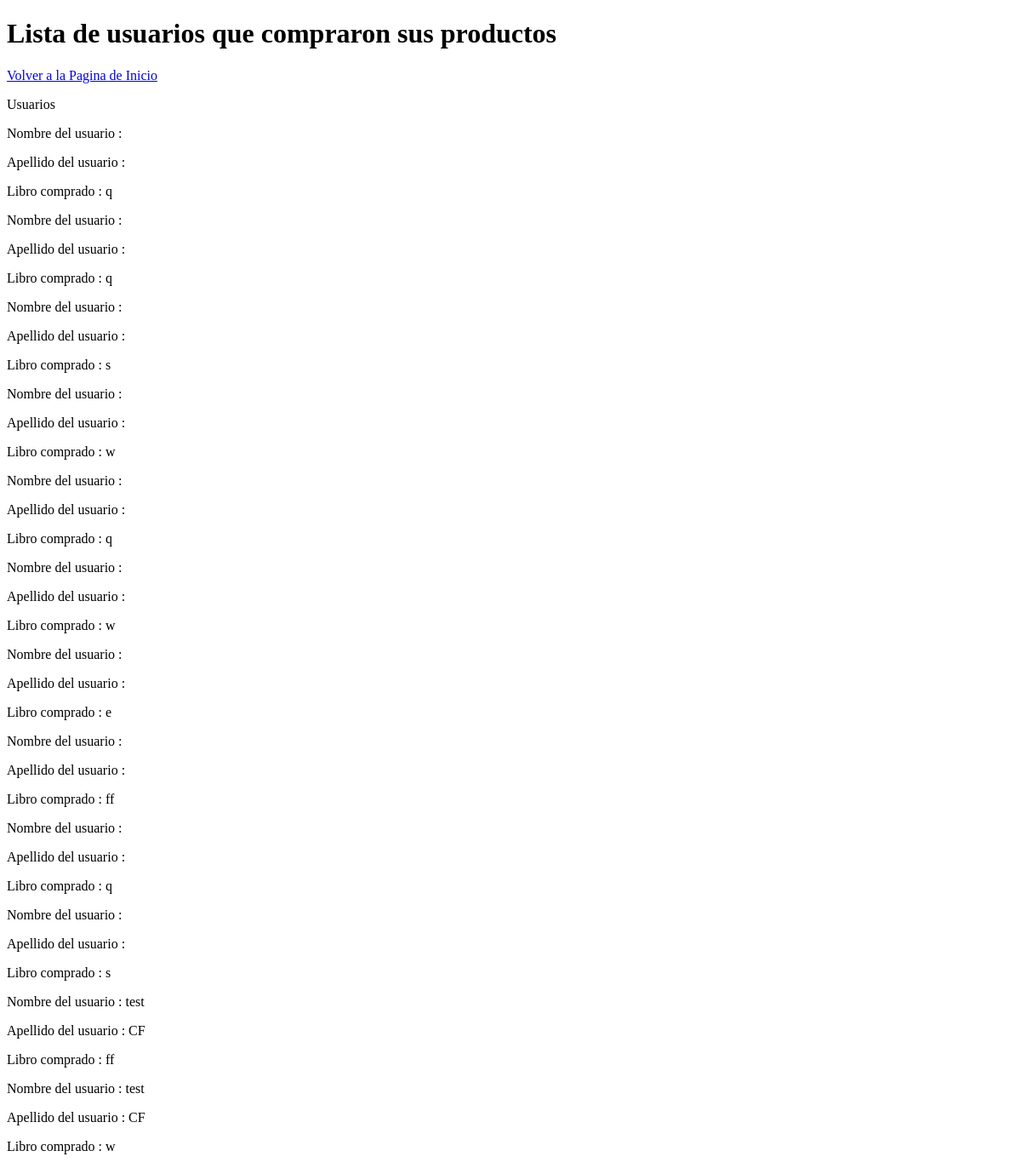
The app's page /VistaCompradores (signed in), older data.
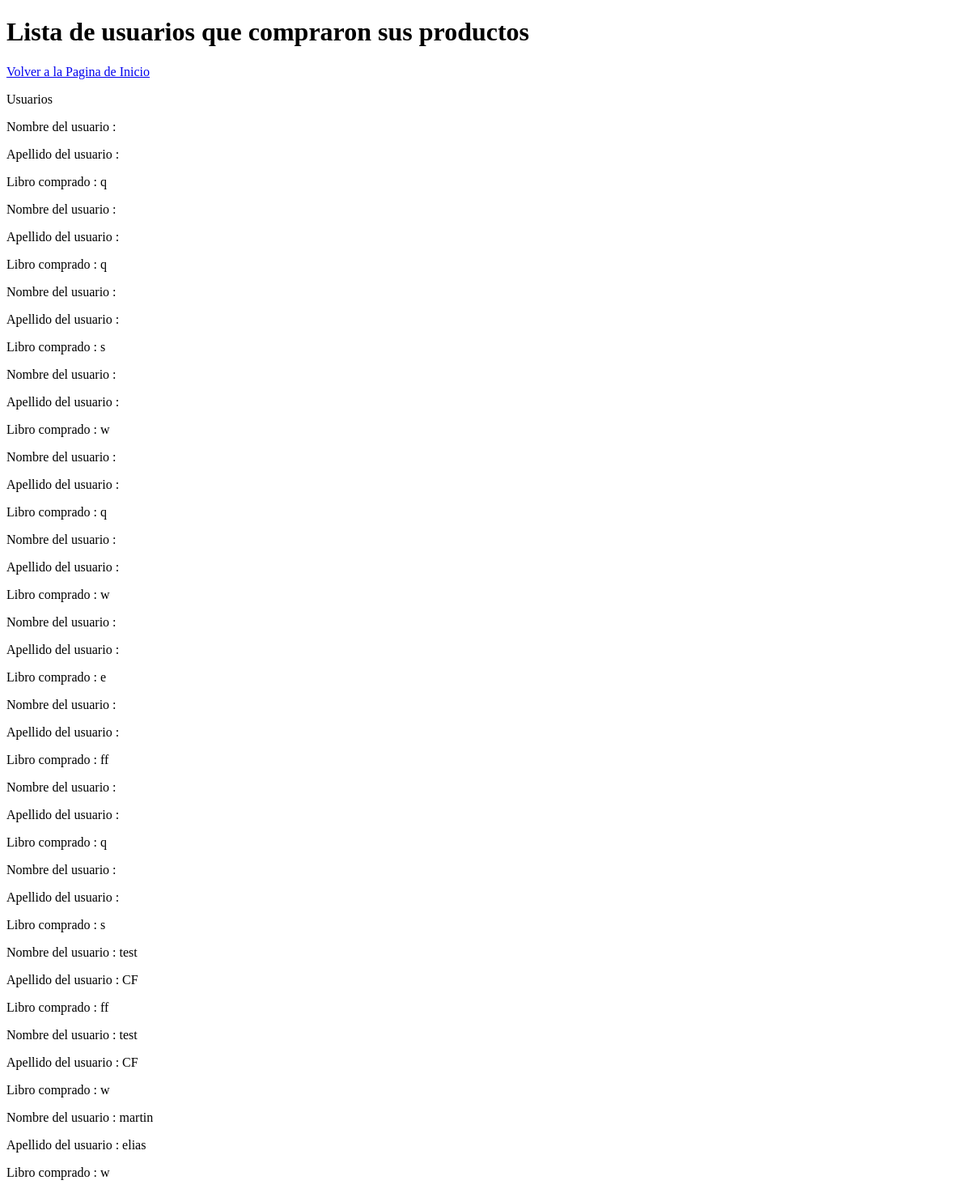
The same page, newer data.
### homePage/models.py (models this page shows, shortened)
class Compradores(models.Model):
		libro = models.ForeignKey(infoLibro, on_delete=models.SET_NULL,null=True)
		manualidad = models.ForeignKey(contenidoManualidad, on_delete=models.SET_NULL,null=True)
		usuarioDuenio=models.ForeignKey (infousuario,on_delete=models.SET_NULL, null=True,related_name='usuarioDuenio')
		usuarioComprador=models.ForeignKey (infousuario,on_delete=models.SET_NULL, null=True,related_name='usuarioComprador')

class infoLibro(models.Model):
	user=models.ForeignKey(User,on_delete=models.SET_NULL, null=True)
	archivo=models.FileField(upload_to='contenido/books/', validators=[validate_file_extension],default='contenido/books/default.pdf')
	genero= models.ForeignKey(GeneroLiterario, on_delete=models.SET_NULL, null=True)
	Titulo= models.CharField(max_length=50)
	Descripcion=models.TextField(max_length=2000)
	ISBN= models.IntegerField()
	PrecioLibro= models.IntegerField(default=0)
	CantidadPaginas=models.IntegerField()
	Idioma=models.CharField(max_length=15)
	imagen=models.ImageField(upload_to='images/books/covers/',default='images/books/covers/default.jpg', null=True,blank=True )

class infousuario(models.Model):
	balance= models.IntegerField(default=0)
	user= models.OneToOneField (User,on_delete=models.CASCADE)
	aficiones= models.ForeignKey(competencias,on_delete=models.CASCADE,null=True)
	es_CreadorDeContenido= models.BooleanField(default=False)
	profile_img=models.ImageField(upload_to='images/profile/',default='images/profile/perfilb.jpg',null=False,blank=False)
	es_Colaborador= models.BooleanField(default=False)

### homePage/views.py (the view)
# urls.py: url(r'^VistaCompradores$', views.compradores_view, name='ver compradores'),
@login_required(login_url='/')
def compradores_view(request):
	usuario= infousuario.objects.get(user = request.user)
	usuariosCompradores=[]
	usuariosCompraManu=[]
	compradxres=Compradores.objects.filter(usuarioDuenio=infousuario.objects.get(user = request.user))
	for item in compradxres:
		if( item.usuarioComprador is not None and item.libro is not None ):#Si es un libro
			usuariosCompradores.append(item)
		if( item.usuarioComprador is not None and item.manualidad is not None ):#Si es un libro
			usuariosCompraManu.append(item)
	return render(request,'VistaCompradores.html',{'usuariosCompradores':usuariosCompradores,'usuariosCompraManu':usuariosCompraManu})

### homePage/templates/VistaCompradores.html (shortened to what this page needs)
<!DOCTYPE html>
<html>
<head>
</head>
<body>
<h1>Lista de usuarios que compraron sus productos</h1>
<a href="/HomePage">Volver a la Pagina de Inicio</a>
<p>Usuarios </p>
{% for  Usuarios in usuariosCompradores %}
<p>Nombre del usuario : {{Usuarios.usuarioComprador.user.first_name}}</p>
<p>Apellido del usuario : {{Usuarios.usuarioComprador.user.last_name}}</p>
<p>Libro comprado : {{Usuarios.libro.Titulo}}</p>
{%endfor%}
</body>
</html>

Row changes from the older to the newer data that the page shows:
added Compradores: usuarioComprador.user.first_name "martin", usuarioComprador.user.last_name "elias", libro.Titulo "w"
